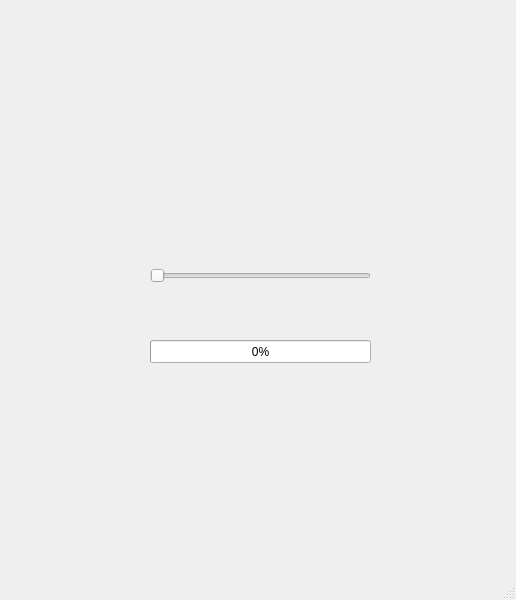
<?xml version="1.0" encoding="UTF-8"?>
<ui version="4.0">
 <class>MainWindow</class>
 <widget class="QMainWindow" name="MainWindow">
  <property name="geometry">
   <rect>
    <x>0</x>
    <y>0</y>
    <width>516</width>
    <height>600</height>
   </rect>
  </property>
  <property name="windowTitle">
   <string>MainWindow</string>
  </property>
  <widget class="QWidget" name="centralwidget">
   <widget class="QSlider" name="horizontalSlider">
    <property name="geometry">
     <rect>
      <x>150</x>
      <y>240</y>
      <width>221</width>
      <height>71</height>
     </rect>
    </property>
    <property name="minimum">
     <number>1</number>
    </property>
    <property name="maximum">
     <number>100</number>
    </property>
    <property name="orientation">
     <enum>Qt::Horizontal</enum>
    </property>
   </widget>
   <widget class="QProgressBar" name="progressBar">
    <property name="geometry">
     <rect>
      <x>150</x>
      <y>340</y>
      <width>221</width>
      <height>23</height>
     </rect>
    </property>
    <property name="minimum">
     <number>1</number>
    </property>
    <property name="value">
     <number>1</number>
    </property>
   </widget>
  </widget>
  <widget class="QMenuBar" name="menubar">
   <property name="geometry">
    <rect>
     <x>0</x>
     <y>0</y>
     <width>516</width>
     <height>21</height>
    </rect>
   </property>
  </widget>
  <widget class="QStatusBar" name="statusbar"/>
 </widget>
 <resources/>
 <connections/>
</ui>
